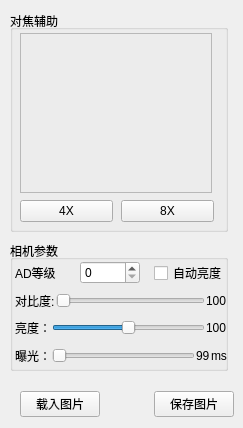
   <widget class="QWidget" name="tab_2">
    <attribute name="title">
     <string>图像</string>
    </attribute>
    <widget class="QGroupBox" name="groupBox_2">
     <property name="geometry">
      <rect>
       <x>10</x>
       <y>10</y>
       <width>218</width>
       <height>222</height>
      </rect>
     </property>
     <property name="minimumSize">
      <size>
       <width>0</width>
       <height>222</height>
      </size>
     </property>
     <property name="title">
      <string>对焦辅助</string>
     </property>
     <property name="alignment">
      <set>Qt::AlignLeading|Qt::AlignLeft|Qt::AlignVCenter</set>
     </property>
     <property name="flat">
      <bool>false</bool>
     </property>
     <property name="checkable">
      <bool>false</bool>
     </property>
     <widget class="QWidget" name="layoutWidget">
      <property name="geometry">
       <rect>
        <x>10</x>
        <y>20</y>
        <width>194</width>
        <height>195</height>
       </rect>
      </property>
      <layout class="QVBoxLayout" name="verticalLayout">
       <property name="spacing">
        <number>4</number>
       </property>
       <item>
        <widget class="QFrame" name="focusFrame">
         <property name="minimumSize">
          <size>
           <width>192</width>
           <height>160</height>
          </size>
         </property>
         <property name="maximumSize">
          <size>
           <width>192</width>
           <height>160</height>
          </size>
         </property>
         <property name="frameShape">
          <enum>QFrame::StyledPanel</enum>
         </property>
         <property name="frameShadow">
          <enum>QFrame::Raised</enum>
         </property>
        </widget>
       </item>
       <item>
        <layout class="QHBoxLayout" name="horizontalLayout_2">
         <property name="spacing">
          <number>8</number>
         </property>
         <item>
          <widget class="QPushButton" name="bt_4x">
           <property name="text">
            <string>4X</string>
           </property>
           <property name="checkable">
            <bool>true</bool>
           </property>
          </widget>
         </item>
         <item>
          <widget class="QPushButton" name="bt_8x">
           <property name="text">
            <string>8X</string>
           </property>
           <property name="checkable">
            <bool>true</bool>
           </property>
          </widget>
         </item>
        </layout>
       </item>
      </layout>
     </widget>
    </widget>
    <widget class="QGroupBox" name="groupBox_3">
     <property name="geometry">
      <rect>
       <x>10</x>
       <y>240</y>
       <width>218</width>
       <height>131</height>
      </rect>
     </property>
     <property name="minimumSize">
      <size>
       <width>218</width>
       <height>106</height>
      </size>
     </property>
     <property name="title">
      <string>相机参数</string>
     </property>
     <property name="alignment">
      <set>Qt::AlignLeading|Qt::AlignLeft|Qt::AlignVCenter</set>
     </property>
     <widget class="QWidget" name="layoutWidget">
      <property name="geometry">
       <rect>
        <x>5</x>
        <y>21</y>
        <width>212</width>
        <height>106</height>
       </rect>
      </property>
      <layout class="QVBoxLayout" name="verticalLayout_2">
       <property name="spacing">
        <number>4</number>
       </property>
       <item>
        <layout class="QHBoxLayout" name="horizontalLayout_3">
         <item>
          <widget class="QLabel" name="label">
           <property name="text">
            <string>AD等级</string>
           </property>
          </widget>
         </item>
         <item>
          <widget class="QSpinBox" name="sp_ADLevle">
           <property name="maximum">
            <number>3</number>
           </property>
          </widget>
         </item>
         <item>
          <spacer name="horizontalSpacer_2">
           <property name="orientation">
            <enum>Qt::Horizontal</enum>
           </property>
           <property name="sizeType">
            <enum>QSizePolicy::Minimum</enum>
           </property>
           <property name="sizeHint" stdset="0">
            <size>
             <width>10</width>
             <height>11</height>
            </size>
           </property>
          </spacer>
         </item>
         <item>
          <widget class="QCheckBox" name="cb_autoBL">
           <property name="enabled">
            <bool>true</bool>
           </property>
           <property name="text">
            <string>自动亮度</string>
           </property>
          </widget>
         </item>
        </layout>
       </item>
       <item>
        <layout class="QHBoxLayout" name="horizontalLayout_5">
         <property name="spacing">
          <number>1</number>
         </property>
         <item>
          <widget class="QLabel" name="label_3">
           <property name="text">
            <string>对比度:</string>
           </property>
          </widget>
         </item>
         <item>
          <widget class="QSlider" name="sl_contrast">
           <property name="maximum">
            <number>123</number>
           </property>
           <property name="pageStep">
            <number>0</number>
           </property>
           <property name="orientation">
            <enum>Qt::Horizontal</enum>
           </property>
           <property name="invertedAppearance">
            <bool>false</bool>
           </property>
           <property name="invertedControls">
            <bool>false</bool>
           </property>
           <property name="tickPosition">
            <enum>QSlider::NoTicks</enum>
           </property>
           <property name="tickInterval">
            <number>0</number>
           </property>
          </widget>
         </item>
         <item>
          <widget class="QLabel" name="lb_contrast">
           <property name="minimumSize">
            <size>
             <width>21</width>
             <height>0</height>
            </size>
           </property>
           <property name="text">
            <string>100</string>
           </property>
          </widget>
         </item>
        </layout>
       </item>
       <item>
        <layout class="QHBoxLayout" name="horizontalLayout_4">
         <property name="spacing">
          <number>1</number>
         </property>
         <item>
          <widget class="QLabel" name="label_2">
           <property name="text">
            <string>亮度：</string>
           </property>
          </widget>
         </item>
         <item>
          <widget class="QSlider" name="sl_brightness">
           <property name="minimum">
            <number>-255</number>
           </property>
           <property name="maximum">
            <number>255</number>
           </property>
           <property name="pageStep">
            <number>0</number>
           </property>
           <property name="orientation">
            <enum>Qt::Horizontal</enum>
           </property>
          </widget>
         </item>
         <item>
          <widget class="QLabel" name="lb_brightness">
           <property name="minimumSize">
            <size>
             <width>21</width>
             <height>0</height>
            </size>
           </property>
           <property name="text">
            <string>100</string>
           </property>
          </widget>
         </item>
        </layout>
       </item>
       <item>
        <layout class="QHBoxLayout" name="horizontalLayout_6">
         <property name="spacing">
          <number>1</number>
         </property>
         <item>
          <widget class="QLabel" name="label_4">
           <property name="text">
            <string>曝光：</string>
           </property>
          </widget>
         </item>
         <item>
          <widget class="QSlider" name="sl_exposure">
           <property name="minimum">
            <number>1</number>
           </property>
           <property name="pageStep">
            <number>0</number>
           </property>
           <property name="orientation">
            <enum>Qt::Horizontal</enum>
           </property>
          </widget>
         </item>
         <item>
          <widget class="QLabel" name="lb_exposure">
           <property name="minimumSize">
            <size>
             <width>0</width>
             <height>0</height>
            </size>
           </property>
           <property name="text">
            <string>99</string>
           </property>
          </widget>
         </item>
         <item>
          <widget class="QLabel" name="label_5">
           <property name="text">
            <string>ms</string>
           </property>
          </widget>
         </item>
        </layout>
       </item>
      </layout>
     </widget>
    </widget>
    <widget class="QWidget" name="layoutWidget">
     <property name="geometry">
      <rect>
       <x>20</x>
       <y>390</y>
       <width>214</width>
       <height>29</height>
      </rect>
     </property>
     <layout class="QHBoxLayout" name="horizontalLayout_7">
      <item>
       <widget class="QPushButton" name="bt_loadImage">
        <property name="text">
         <string>载入图片</string>
        </property>
       </widget>
      </item>
      <item>
       <spacer name="horizontalSpacer_3">
        <property name="orientation">
         <enum>Qt::Horizontal</enum>
        </property>
        <property name="sizeHint" stdset="0">
         <size>
          <width>30</width>
          <height>20</height>
         </size>
        </property>
       </spacer>
      </item>
      <item>
       <widget class="QPushButton" name="bt_savePhoto">
        <property name="text">
         <string>保存图片</string>
        </property>
       </widget>
      </item>
     </layout>
    </widget>
   </widget>
